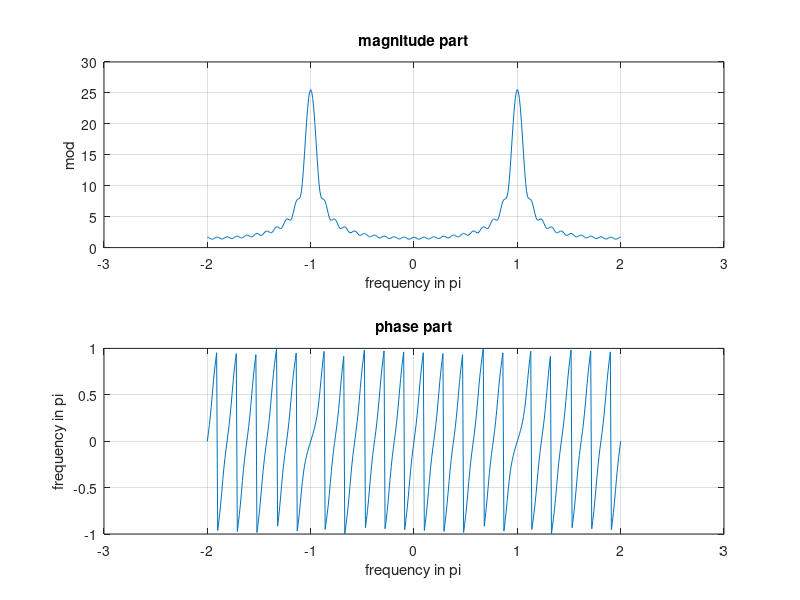

Reproduce this figure in MATLAB.
n=-10:10;
x=(-0.9).^n;
k=-200:200;
w=(pi/100)*k;
x=x*(exp(-j*(pi/100)*(n'*k)));
magx=abs(x);
angx=angle(x);
subplot(2,1,1);
plot(w/pi,magx);
grid;
xlabel('frequency in pi');
ylabel('mod');
title('magnitude part');
subplot(2,1,2);
plot(w/pi,angx/pi);
grid;
xlabel('frequency in pi');
ylabel('frequency in pi');
title('phase part');